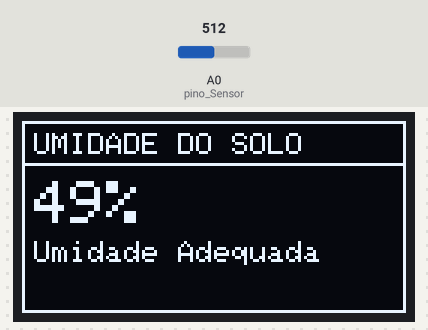
This sketch was run on a simulated Arduino Uno, built with avr-gcc and run on an emulated ATmega328P. On the bench: 128×64 one-colour display. The test bench sets the inputs (shaded band); at power-on: A0 (pino_Sensor) = 512. What the sketch prints to the serial monitor is not drawn.

Above: at 2.8 s.
2.9 s: A0 (pino_Sensor) set to 534
At 5.3 s:
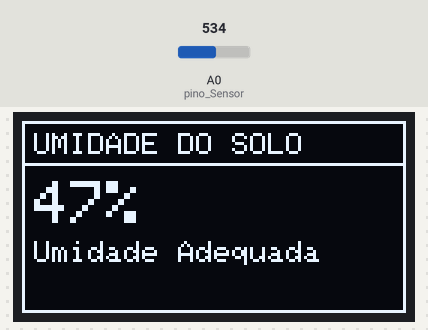
5.6 s: A0 (pino_Sensor) set to 570
At 6.9 s:
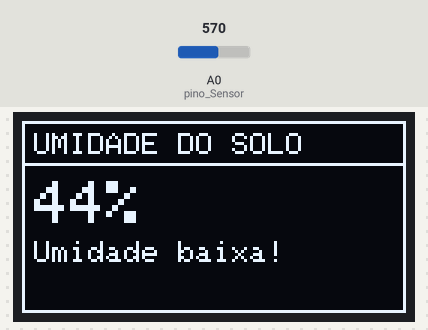
8.3 s: A0 (pino_Sensor) set to 511
At 11.0 s:
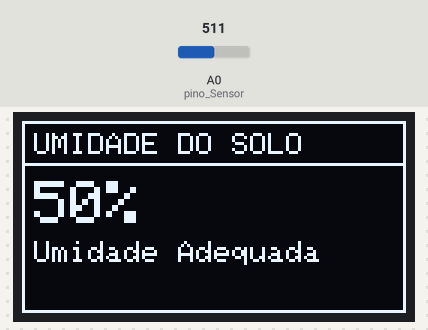
Timing chart, 0 to 12.5 s (numbered marks = the images above; inputs shaded):
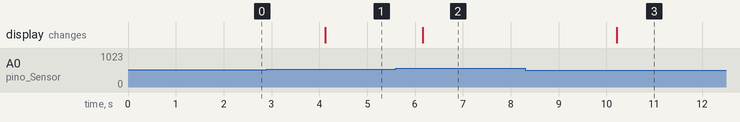

The sketch:

sensor_umidade_oled.ino
```cpp
#include <Adafruit_GFX.h>
#include <Adafruit_SSD1306.h>

#define pino_Sensor A0

/* Porcentagem de umidade mínima para iniciar a irrigação */
int Valor_Critico = 45;
int ValAnalogIn;
String msg;
int linha;

/* Cria o objeto de controle para o display OLED. */
Adafruit_SSD1306 display(128, 64, &Wire, -1);

void setup() {
  Serial.begin(9600);
  Serial.setTimeout(500);

  /* Inicializa o display OLED com o endereço 0x3C. */
  if (!display.begin(SSD1306_SWITCHCAPVCC, 0x3C)) {
    Serial.println(F("Falha na alocação do SSD1306"));
    for (;;)
      ;
  }

  display.clearDisplay();
  tela_inicial();
}

void loop() {
  /* Realiza a leitura do sensor e armazena o valor na variável ValAnalogIn */
  ValAnalogIn = analogRead(pino_Sensor);

  /* Converte o valor analógico para porcentagem */
  int Porcento = map(ValAnalogIn, 1023, 0, 0, 100);

  // Exibe no monitor serial
  Serial.print("Umidade: ");
  Serial.print(Porcento);
  Serial.println("%");

  // Atualiza o display OLED
  display.clearDisplay();
  tela_inicial();  // Redesenha o cabeçalho

  // Exibe a umidade no display
  display.setCursor(4, 20);
  display.setTextSize(2);
  display.print(Porcento);
  display.print("%");

  // Exibe o status
  display.setTextSize(1);
  display.setCursor(4, 40);
  if (Porcento <= Valor_Critico) {
    display.print("Umidade baixa!");
    Serial.println("Umidade baixa!");
  } else {
    display.print("Umidade Adequada");
    Serial.println("Umidade Adequada...");
  }

  display.display();
  delay(2000);  // Aguarda 2 segundos entre as leituras
}

void tela_inicial() {
  display.drawRect(0, 0, 128, 64, 1);
  display.drawFastHLine(0, 14, 128, WHITE);
  display.setTextSize(1);
  display.setTextColor(WHITE);
  display.setCursor(4, 4);
  display.print("UMIDADE DO SOLO");
}
```

Measured:
- the behaviour switches between 521 and 522 on A0 (pino_Sensor) (found by bisection; images 0 and 1)
- the behaviour switches between 552 and 553 on A0 (pino_Sensor) (found by bisection; images 1 and 2)
- after the input at 2.9 s, the display: changes after 1.2 s (image 1)
- after the input at 5.6 s, the display: changes after 0.56 s (image 2)
- after the input at 8.3 s, the display: changes after 1.9 s (image 3)
